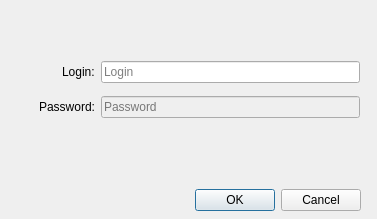
<?xml version="1.0" encoding="UTF-8"?>
<ui version="4.0">
 <class>login_dialog</class>
 <widget class="QDialog" name="login_dialog">
  <property name="geometry">
   <rect>
    <x>0</x>
    <y>0</y>
    <width>377</width>
    <height>219</height>
   </rect>
  </property>
  <property name="windowTitle">
   <string>Dialog</string>
  </property>
  <widget class="QDialogButtonBox" name="loginDialogButtons">
   <property name="geometry">
    <rect>
     <x>10</x>
     <y>180</y>
     <width>351</width>
     <height>41</height>
    </rect>
   </property>
   <property name="orientation">
    <enum>Qt::Orientation::Horizontal</enum>
   </property>
   <property name="standardButtons">
    <set>QDialogButtonBox::StandardButton::Cancel|QDialogButtonBox::StandardButton::Ok</set>
   </property>
  </widget>
  <widget class="QWidget" name="verticalLayoutWidget">
   <property name="geometry">
    <rect>
     <x>9</x>
     <y>9</y>
     <width>351</width>
     <height>171</height>
    </rect>
   </property>
   <layout class="QVBoxLayout" name="verticalLayout">
    <item>
     <layout class="QHBoxLayout" name="horizontalLayout">
      <property name="leftMargin">
       <number>53</number>
      </property>
      <property name="topMargin">
       <number>45</number>
      </property>
      <item>
       <widget class="QLabel" name="label_2">
        <property name="text">
         <string>Login:</string>
        </property>
       </widget>
      </item>
      <item>
       <widget class="QLineEdit" name="lineEdit_login">
        <property name="placeholderText">
         <string>Login</string>
        </property>
       </widget>
      </item>
     </layout>
    </item>
    <item>
     <layout class="QHBoxLayout" name="horizontalLayout_2" stretch="0,0">
      <property name="spacing">
       <number>6</number>
      </property>
      <property name="sizeConstraint">
       <enum>QLayout::SizeConstraint::SetDefaultConstraint</enum>
      </property>
      <property name="leftMargin">
       <number>30</number>
      </property>
      <property name="bottomMargin">
       <number>54</number>
      </property>
      <item>
       <widget class="QLabel" name="label">
        <property name="sizePolicy">
         <sizepolicy hsizetype="Preferred" vsizetype="Preferred">
          <horstretch>0</horstretch>
          <verstretch>0</verstretch>
         </sizepolicy>
        </property>
        <property name="text">
         <string>Password:</string>
        </property>
        <property name="alignment">
         <set>Qt::AlignmentFlag::AlignRight|Qt::AlignmentFlag::AlignTrailing|Qt::AlignmentFlag::AlignVCenter</set>
        </property>
       </widget>
      </item>
      <item>
       <widget class="QLineEdit" name="lineEdit_password">
        <property name="enabled">
         <bool>false</bool>
        </property>
        <property name="placeholderText">
         <string>Password</string>
        </property>
       </widget>
      </item>
     </layout>
    </item>
   </layout>
  </widget>
 </widget>
 <resources/>
 <connections>
  <connection>
   <sender>loginDialogButtons</sender>
   <signal>accepted()</signal>
   <receiver>login_dialog</receiver>
   <slot>accept()</slot>
   <hints>
    <hint type="sourcelabel">
     <x>248</x>
     <y>254</y>
    </hint>
    <hint type="destinationlabel">
     <x>157</x>
     <y>274</y>
    </hint>
   </hints>
  </connection>
  <connection>
   <sender>loginDialogButtons</sender>
   <signal>rejected()</signal>
   <receiver>login_dialog</receiver>
   <slot>reject()</slot>
   <hints>
    <hint type="sourcelabel">
     <x>316</x>
     <y>260</y>
    </hint>
    <hint type="destinationlabel">
     <x>286</x>
     <y>274</y>
    </hint>
   </hints>
  </connection>
 </connections>
</ui>
